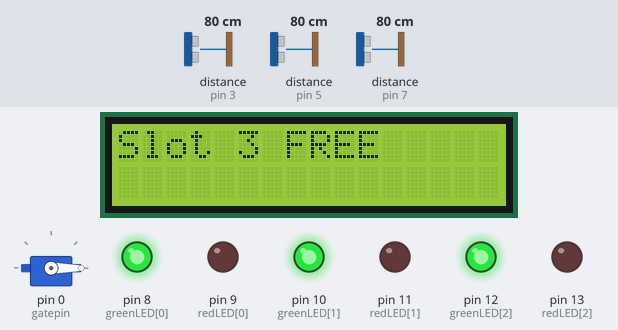
This sketch was run on a simulated Arduino Uno, built with avr-gcc and run on an emulated ATmega328P. Shown: 16×2 character LCD, servo, output pins drawn as LEDs (lit = HIGH). Wiring (inferred from the names in the program): 3 × ultrasonic range finder: trigger pin 2, echo pin 3 / trigger pin 4, echo pin 5 / trigger pin 6, echo pin 7. The test bench sets the inputs (shaded band); at power-on: distance to the obstacle (sensors on pin 3, pin 5, pin 7) 80 cm. The echo pulse lasts 58.3 µs per cm; pins used as bus, display or sensor lines are not drawn.

Above: at 3.2 s.
3.3 s: distance to the obstacle (sensor on pin 3) set to 17 cm
5.5 s: distance to the obstacle (sensor on pin 3) set to 13 cm
At 7.9 s:
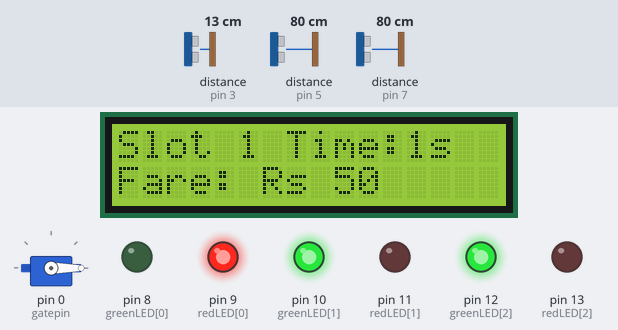
8.5 s: distance to the obstacle (sensor on pin 3) set to 250 cm
At 10.1 s:
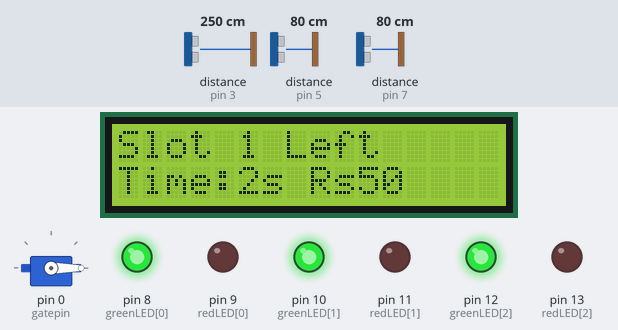
11.5 s: distance to the obstacle (sensor on pin 5) set to 17 cm
13.0 s: distance to the obstacle (sensor on pin 5) set to 13 cm
At 13.8 s:
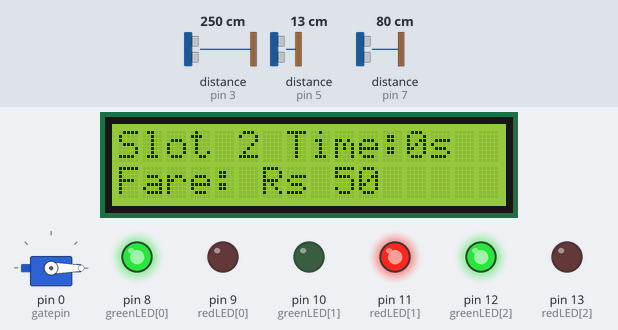
16.0 s: distance to the obstacle (sensor on pin 5) set to 35 cm
At 16.9 s:
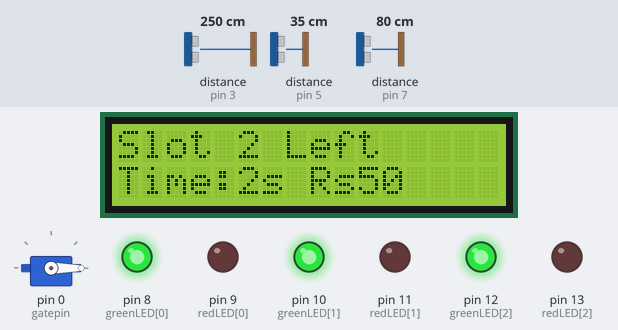
Timing chart, 0 to 19.0 s (numbered marks = the images above; inputs shaded):
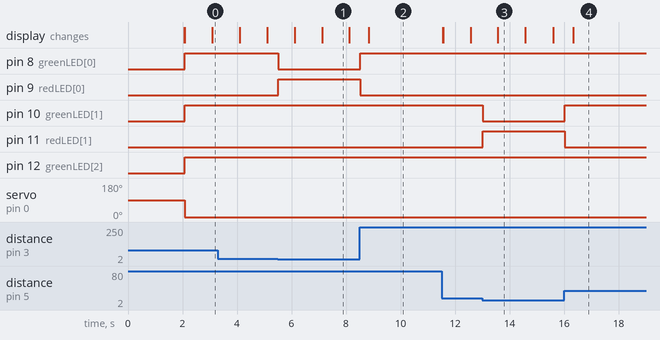

Measured:
- the behaviour switches between 16 and 15 cm on distance to the obstacle (sensor on pin 3) (found by bisection; images 0 and 1)
- the behaviour switches between 16 and 15 cm on distance to the obstacle (sensor on pin 5) (found by bisection; images 2 and 3)
- after the input at 5.5 s, pin 8 (greenLED[0]): HIGH → LOW at once; pin 9 (redLED[0]): LOW → HIGH at once; the display: first differs from a run without the input after 1.6 s (image 1)
- after the input at 8.5 s, pin 8 (greenLED[0]): LOW → HIGH at once; pin 9 (redLED[0]): HIGH → LOW at once; the display: changes after 0.34 s (image 2)
- after the input at 13.0 s, pin 10 (greenLED[1]): HIGH → LOW at once; pin 11 (redLED[1]): LOW → HIGH at once; the display: changes after 0.57 s (image 3)
- after the input at 16.0 s, pin 10 (greenLED[1]): LOW → HIGH at once; pin 11 (redLED[1]): HIGH → LOW at once; the display: changes after 0.33 s (image 4)
- what the display in image 1 shows lasts 1.0 s, from 7.1 s to 8.1 s

The sketch:

SmartParking_with_Timer_Fare.ino
```cpp
#include <LiquidCrystal.h>
#include <Servo.h>
#include <math.h>

LiquidCrystal lcd(A0,A1,A2,A3,A4,A5);

Servo gateServo;
const int gatepin=0;

const int trigpins[3]={2,4,6};
const int echopins[3]={3,5,7};

const int greenLED[3]={8,10,12};
const int redLED[3]={9,11,13};

long duration;
long distance;

unsigned long startTime[3]={0,0,0};
unsigned long parkedTime[3]={0,0,0};
bool carWasPresent[3]={false,false,false};

bool showBill=false;
int billSlot=0;
unsigned long billTime=0;
int billFare=0;
unsigned long billDuration=0;

int getdistance(int trigpin,int echopin){
  digitalWrite(trigpin,LOW);
  delayMicroseconds(2);
  digitalWrite(trigpin,HIGH);
  delayMicroseconds(10);
  digitalWrite(trigpin,LOW);

  duration=pulseIn(echopin, HIGH, 20000);
  distance=duration * 0.034 / 2;
  return distance;
}

void setup(){
  lcd.begin(16,2);
  gateServo.attach(gatepin);

  for(int i=0;i<3;i++){
    pinMode(trigpins[i],OUTPUT);
    pinMode(echopins[i],INPUT);
    pinMode(greenLED[i],OUTPUT);
    pinMode(redLED[i],OUTPUT);
  }

  lcd.print(" Smart Parking ");
  lcd.setCursor(0, 1);
  lcd.print(" Initializing ");
  delay(2000);
  lcd.clear();
}

void loop(){
  bool slotOccupied[3];
  int occupiedCount=0;

  for (int i=0;i<3;i++){
    int d=getdistance(trigpins[i], echopins[i]);

    if (d>0 && d<15){
      slotOccupied[i]=true;
      digitalWrite(redLED[i],HIGH);
      digitalWrite(greenLED[i],LOW);
      occupiedCount++;

      if(!carWasPresent[i]){
        startTime[i]=millis();
        carWasPresent[i]=true;
      }

      parkedTime[i]=(millis()-startTime[i]) / 1000;
    }
    else{
      slotOccupied[i]=false;
      digitalWrite(redLED[i],LOW);
      digitalWrite(greenLED[i],HIGH);

      if(carWasPresent[i]){
        float hours=parkedTime[i]/3600.0;

        if(hours<=1){
          billFare=50;
        }
        else{
          billFare=50+ceil(hours-1)*20;
        }

        billSlot=i+1;
        billDuration=parkedTime[i];
        showBill=true;
        billTime=millis();
      }

      carWasPresent[i]=false;
      parkedTime[i]=0;
    }
  }

  int freeSlots=3-occupiedCount;

  if (freeSlots > 0){
    gateServo.write(0);
  }
  else{
    gateServo.write(90);
  }

  if(showBill){
    lcd.clear();
    lcd.setCursor(0,0);
    lcd.print("Slot ");
    lcd.print(billSlot);
    lcd.print(" Left");

    lcd.setCursor(0,1);
    lcd.print("Time:");
    lcd.print(billDuration);
    lcd.print("s Rs");
    lcd.print(billFare);

    if(millis()-billTime>3000){
      showBill=false;
      lcd.clear();
    }
    return;
  }

  static int displaySlot=0;
  static unsigned long lastUpdate=0;

  if(millis()-lastUpdate>1000){
    lastUpdate=millis();
    displaySlot=(displaySlot+1)%3;

    lcd.clear();
    lcd.setCursor(0,0);

    if(!slotOccupied[displaySlot]){
      lcd.print("Slot ");
      lcd.print(displaySlot+1);
      lcd.print(" FREE");
    }
    else {
      float hours=parkedTime[displaySlot]/3600.0;
      int fare=(hours<=1)?50:50+ceil(hours-1)*20;

      lcd.print("Slot ");
      lcd.print(displaySlot+1);
      lcd.print(" Time:");
      lcd.print(parkedTime[displaySlot]);
      lcd.print("s");

      lcd.setCursor(0,1);
      lcd.print("Fare: Rs ");
      lcd.print(fare);
    }
  }
}
```
